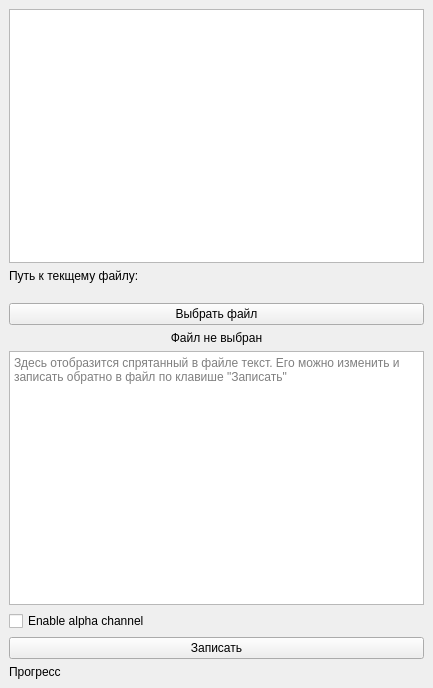
<?xml version="1.0" encoding="UTF-8"?>
<ui version="4.0">
 <class>MainWindow</class>
 <widget class="QMainWindow" name="MainWindow">
  <property name="geometry">
   <rect>
    <x>0</x>
    <y>0</y>
    <width>433</width>
    <height>688</height>
   </rect>
  </property>
  <property name="windowTitle">
   <string>MainWindow</string>
  </property>
  <widget class="QWidget" name="centralwidget">
   <layout class="QVBoxLayout" name="verticalLayout">
    <item>
     <widget class="QGraphicsView" name="gv_img">
      <property name="enabled">
       <bool>true</bool>
      </property>
     </widget>
    </item>
    <item>
     <widget class="QLabel" name="lbl_file_path">
      <property name="text">
       <string>Путь к текщему файлу:
</string>
      </property>
     </widget>
    </item>
    <item>
     <widget class="QPushButton" name="btn_select_file">
      <property name="text">
       <string>Выбрать файл</string>
      </property>
     </widget>
    </item>
    <item>
     <widget class="QLabel" name="lbl_status">
      <property name="text">
       <string>Файл не выбран</string>
      </property>
      <property name="alignment">
       <set>Qt::AlignCenter</set>
      </property>
     </widget>
    </item>
    <item>
     <widget class="QPlainTextEdit" name="te_hidden_text">
      <property name="placeholderText">
       <string>Здесь отобразится спрятанный в файле текст. Его можно изменить и записать обратно в файл по клавише &quot;Записать&quot;</string>
      </property>
     </widget>
    </item>
    <item>
     <widget class="QCheckBox" name="chb_alpha">
      <property name="text">
       <string>Enable alpha channel</string>
      </property>
     </widget>
    </item>
    <item>
     <widget class="QPushButton" name="btn_write">
      <property name="text">
       <string>Записать</string>
      </property>
     </widget>
    </item>
    <item>
     <widget class="QLabel" name="lbl_progress">
      <property name="text">
       <string>Прогресс</string>
      </property>
     </widget>
    </item>
   </layout>
  </widget>
 </widget>
 <resources/>
 <connections/>
</ui>
